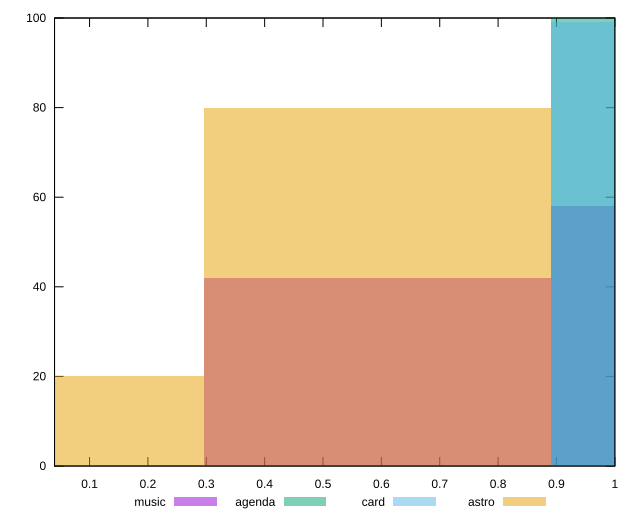

gnuplot code for this plot:
reset

$music <<EOF
1.187273403306656 58
0.593636701653328 42
EOF

$agenda <<EOF
1.187273403306656 100
EOF

$card <<EOF
1.187273403306656 99
EOF

$astro <<EOF
0.593636701653328 80
0 20
EOF

set key outside below
set boxwidth 0.593636701653328
set xrange [0.04:1]
set yrange [0:100]
set trange [0:100]
set style fill transparent solid 0.5 noborder
set terminal svg size 640, 520 enhanced background rgb 'white'
set output "report/report_00029_2021-02-24T13-36-40.390Z/first-cpu-idle/comparison/histogram/all_score.svg"

plot $music title "music" with boxes, \
     $agenda title "agenda" with boxes, \
     $card title "card" with boxes, \
     $astro title "astro" with boxes

reset
